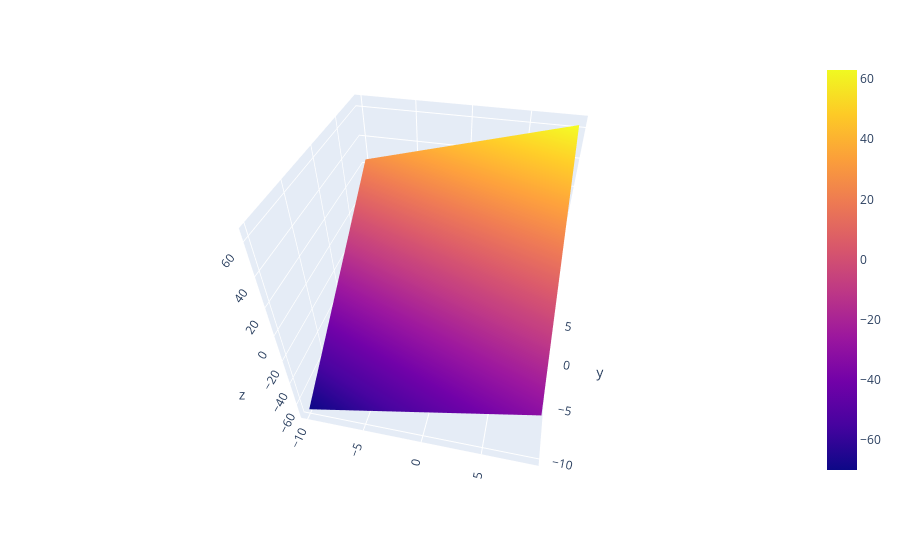

Notebook code for this chart:
### Code cell
fig = px.scatter_3d() 
fig.add_trace(go.Surface(x=xx , y=yy , z=zz))

### Figure 1 — Plotly figure (JSON) as saved in the notebook; plotly's stock layout.template omitted (floating-point values rounded to 4 significant figures; data arrays with more than 128 entries replaced by an {"elided": "..."} marker saying what was removed)
{"data": [{"hovertemplate": "<extra></extra>", "legendgroup": "", "marker": {"color": "#636efa", "symbol": "circle"}, "mode": "markers", "name": "", "scene": "scene", "showlegend": false, "type": "scatter3d"}, {"type": "surface", "x": {"elided": "20x20 int values"}, "y": {"elided": "20x20 int values"}, "z": {"elided": "20x20 int values"}}], "layout": {"autosize": true, "legend": {"tracegroupgap": 0}, "margin": {"t": 60}, "scene": {"aspectmode": "auto", "aspectratio": {"x": 1, "y": 1, "z": 1}, "camera": {"center": {"x": 0, "y": 0, "z": 0}, "eye": {"x": 0.339, "y": -1.543, "z": 1.393}, "projection": {"type": "perspective"}, "up": {"x": 0, "y": 0, "z": 1}}, "domain": {"x": [0, 1], "y": [0, 1]}}}}
